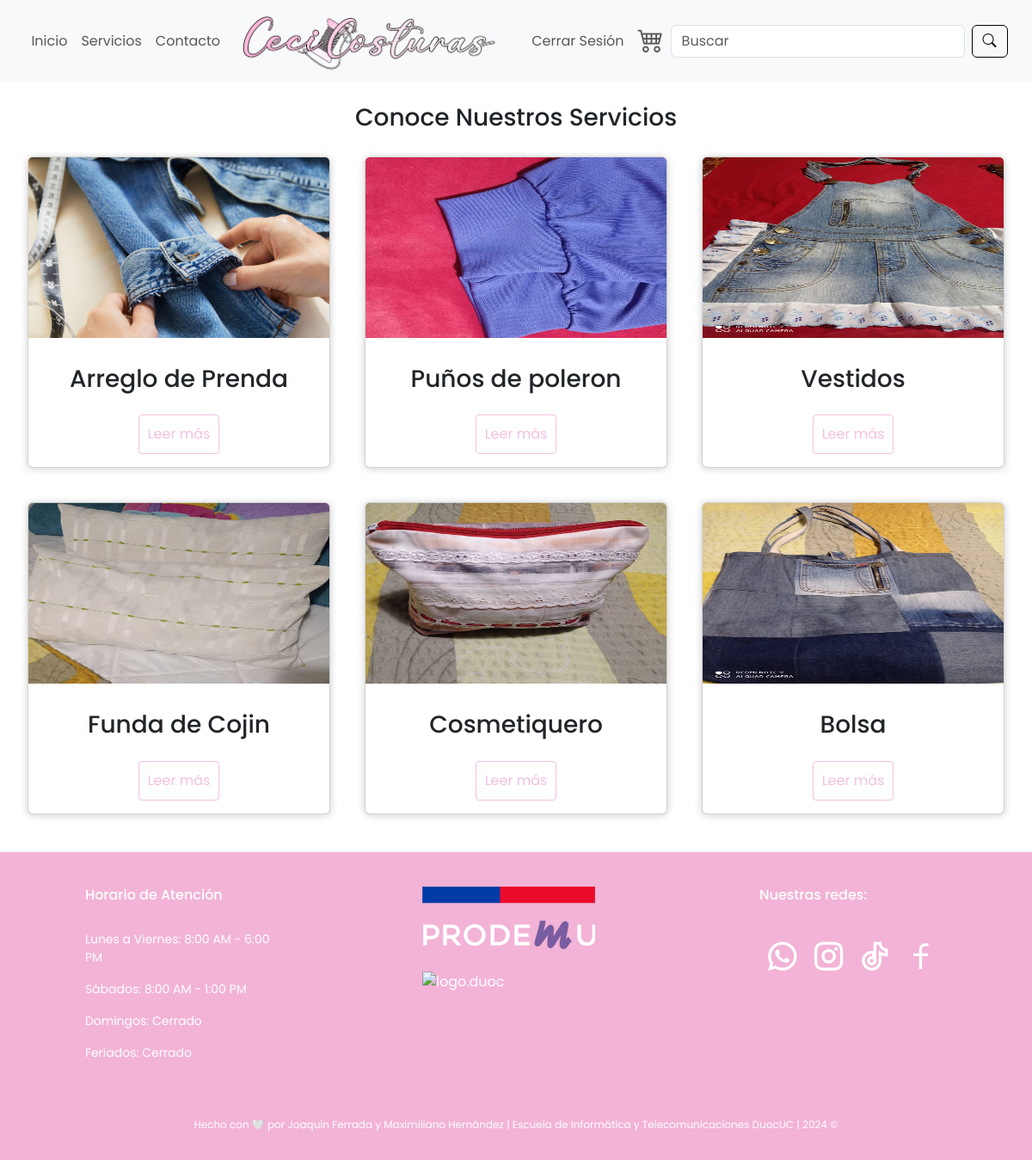
/services/ (signed in), run on the app's committed database.
### services/models.py (models this page shows, shortened)
class Service(models.Model):
    id = models.AutoField(primary_key=True)
    title = models.CharField(max_length=100)
    description = models.TextField()
    price = models.DecimalField(max_digits=10, decimal_places=2)
    image = models.ImageField(upload_to='services/', blank=True, null=True)  # Guarda en media/services
    create_time = models.DateTimeField(auto_now_add=True)
    update_time = models.DateTimeField(auto_now=True)

### services/views.py (the view)
# urls.py: path('', views.servicios, name='servicios'),
def servicios(request):
    servicios = Service.objects.all()
    context = {"servicios":servicios}
    return render(request, 'services/servicios.html', context)

### services/templates/services/servicios.html (shortened to what this page needs)
{% load static %}
<!DOCTYPE html>
<html lang="en">
<head>
  <link href="https://cdn.jsdelivr.net/npm/bootstrap@5.3.3/dist/css/bootstrap.min.css" rel="stylesheet"
>
    <link rel="stylesheet" href="https://cdn.jsdelivr.net/npm/bootstrap-icons@1.11.3/font/bootstrap-icons.min.css">
    <link rel="stylesheet" type="text/css" href="{% static 'css/style.css' %}">
    <link href="https://cdn.jsdelivr.net/npm/remixicon@4.2.0/fonts/remixicon.css" rel="stylesheet">
</head>
<body>
  <nav class="navbar navbar-expand-md bg-body-tertiary">
    <div class="container-fluid">
        <div class="collapse navbar-collapse order-3 order-md-2" id="navbar-left">
            <ul class="navbar-nav me-auto">
                <li class="nav-item">
                    <a class="nav-link" aria-current="page" href="{% url 'index' %}">Inicio</a>
                </li>
                <li class="nav-item">
                    <a class="nav-link" href="{% url 'servicios' %}">Servicios</a>
                </li>
                <li class="nav-item">
                    <a class="nav-link" href="{% url 'formulario' %}">Contacto</a>
                </li>
            </ul>
        </div>
        <a class="navbar-brand order-1 order-md-3" href="{% url 'index' %}"><img src="{% static 'images/logo.png' %}"
                alt="Logo" class="responsive-logo"></a>
        <div class="collapse navbar-collapse order-4 order-md-4" id="navbar-right">
            <ul class="navbar-nav ms-auto d-flex ">
                    {% if user.is_authenticated %}
                    <li class="nav-item">
                        <form action="{% url 'logout' %}" method="post">
                           <a class="nav-link" href="{% url 'logout' %}">Cerrar Sesión</a>
                        </form>
                    </li>
                    {% else %}
                    <li>
                        <a class="nav-link" href="{% url 'login' %}">Iniciar Sesión</a>
                    </li>
                    {% endif %}
                <li class="nav-item">
                    <a class="nav-link" href="{% url 'carrito' %}"><i class="bi bi-cart4 carrito-login"></i></a>
                </li>
                <li class="nav-item">
                    <form class="form-inline d-flex">
                        <input class="form-control me-2" type="search" placeholder="Buscar" aria-label="Buscar">
                        <button class="btn  btn-rosado" type="submit"><i class="bi bi-search"></i></button>
                    </form>
                </li>
            </ul>
        </div>
    </div>
</nav>
  <br>
  <h3 style="text-align: center;">Conoce Nuestros Servicios</h3>
  <section>
    <div class="container">
        {% if servicios %}
            {% for servicio in servicios %}
                <div class="card">
                    <figure>
                        <img src="{{ servicio.image.url }}"
                            alt="" srcset="">
                    </figure>
                    <div class="contenido">
                        <h3>{{ servicio.title }}</h3>
                        <a href="{% url 'descripcion_servicio' id=servicio.id %}">Leer más</a>
                    </div>
                </div>
            {% endfor %}
        {% endif %}
    </div>
</section>
<br>
<footer class="footer">
    <div class="container">
        <div class="row">
            <div class="col" style="margin-right: 150px;">
                <br>
                <h6>Horario de Atención</h6>
                <br>
                <p class="footer-text">Lunes a Viernes: 8:00 AM - 6:00 PM</p>
                <p class="footer-text">Sábados: 8:00 AM - 1:00 PM</p>
                <p class="footer-text">Domingos: Cerrado</p>
                <p class="footer-text">Feriados: Cerrado</p>
            </div>
            <div class="col" style="margin-right: 150px;">
                <br><a href="https://www.prodemu.cl/" target="_blank">
                    <img class="img-footer" src="{% static 'images/prodemu.png' %}"
                        alt="logo.prodemu"></a>
                <br><br><a
                    href="https://www.duoc.cl/?noticia_post_type=estudiantes-de-la-sede-valparaiso-desarrollaran-sitios-web-para-emprendedoras-beneficiadas-por-promedu"
                    target="_blank">
                    <img class="img-footer"
                        src="https://www.duoc.cl/wp-content/themes/wordpress-duoc-cl/images/logo-duoc.svg"
                        alt="logo.duoc"></a>
            </div>
            <div class="col">
                <br>
                <h6>Nuestras redes:</h6>
                <br>
                <div class="iconos">
                    <a href="https://web.whatsapp.com/send?phone=56987795611" target="_blank"><i
                            class="ri-whatsapp-line"></i></a>
                    <a href="#"><i class="ri-instagram-line"></i></a>
                    <a href="#"><i class="ri-tiktok-line"></i></a>
                    <a href="#"><i class="ri-facebook-line"></i></a>
                </div>
            </div>
        </div>
    </div>
    <br><br>
    <p class="footer-small">Hecho con 🤍 por Joaquín Ferrada y Maximiliano Hernández | Escuela de Informática y
        Telecomunicaciones DuocUC | 2024 &copy;</p>
</footer>
</body>
</html>

### static/css/style.css (style rules this page uses)
body { margin: 0; font-family: 'Poppins', sans-serif; background-color: white; }
*, *::after, *::before { padding: 0; margin: 0; }
:root { --negro: #0D0D0D; --blanco: #F2F2F2; --primary: #F2B3D6; --secondary: #F2C9E0; --oscuro: #260115; --footer: #b15d95; }
.responsive-logo { max-height: 70px; width: auto; height: auto; }
.navbar-nav { flex: 1; display: flex; justify-content: center; align-items: center; }
.carrito-login { font-size: 30px; }
.btn-rosado { color: black; border-color: black; }
footer { background-color: var(--primary); color: #fff; padding: 1em 0; width: auto; height: auto; color: white; }
.footer-small { font-size: 12px; text-align: center; display: flex; justify-content: center; align-items: center; }
.footer-text { font-size: 14px; }
footer .iconos { display: flex; align-items: center; }
footer a { color: #fff; text-decoration: none; }
.iconos a { margin: 0 6px; font-size: 40px; transition: transform 0.3s ease, box-shadow 0.3s ease; }
.container { width: 100%; display: flex; flex-wrap: wrap; justify-content: center; max-width: 1300px; }
.card { width: calc(33.333% - 40px); margin: 20px; border-radius: 6px; overflow: hidden; background: #fff; box-shadow: 0px 1px 10px rgba(0, 0, 0, 0.2); cursor: default; transition: all 400ms ease; }
.card img { width: 100%; height: 210px; }
.card .contenido { padding: 15px; text-align: center; }
.card .contenido h3 { margin-bottom: 15px; }
.card .contenido a { text-decoration: none; display: inline-block; padding: 10px; margin-top: 10px; color: #f3c0e2; border: 1px solid #f3c0e2; border-radius: 4px; transition: all 400ms ease; }

### data on the page
Service: image (picture), title "Arreglo de Prenda"
Service: image (picture), title "Puños de poleron"
Service: image (picture), title "Vestidos"
Service: image (picture), title "Funda de Cojin"
Service: image (picture), title "Cosmetiquero"
Service: image (picture), title "Bolsa"
